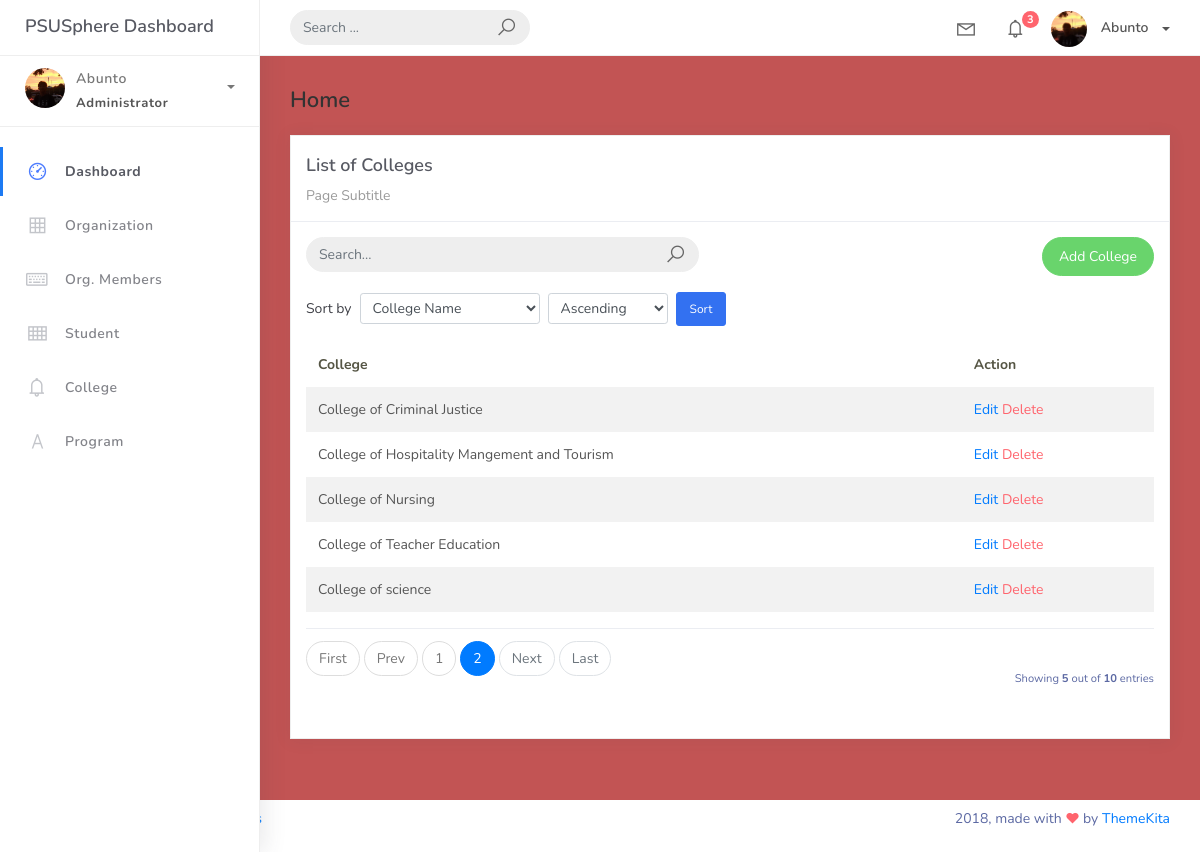
Before: /college_list?page=2 (signed in) with the older database file.
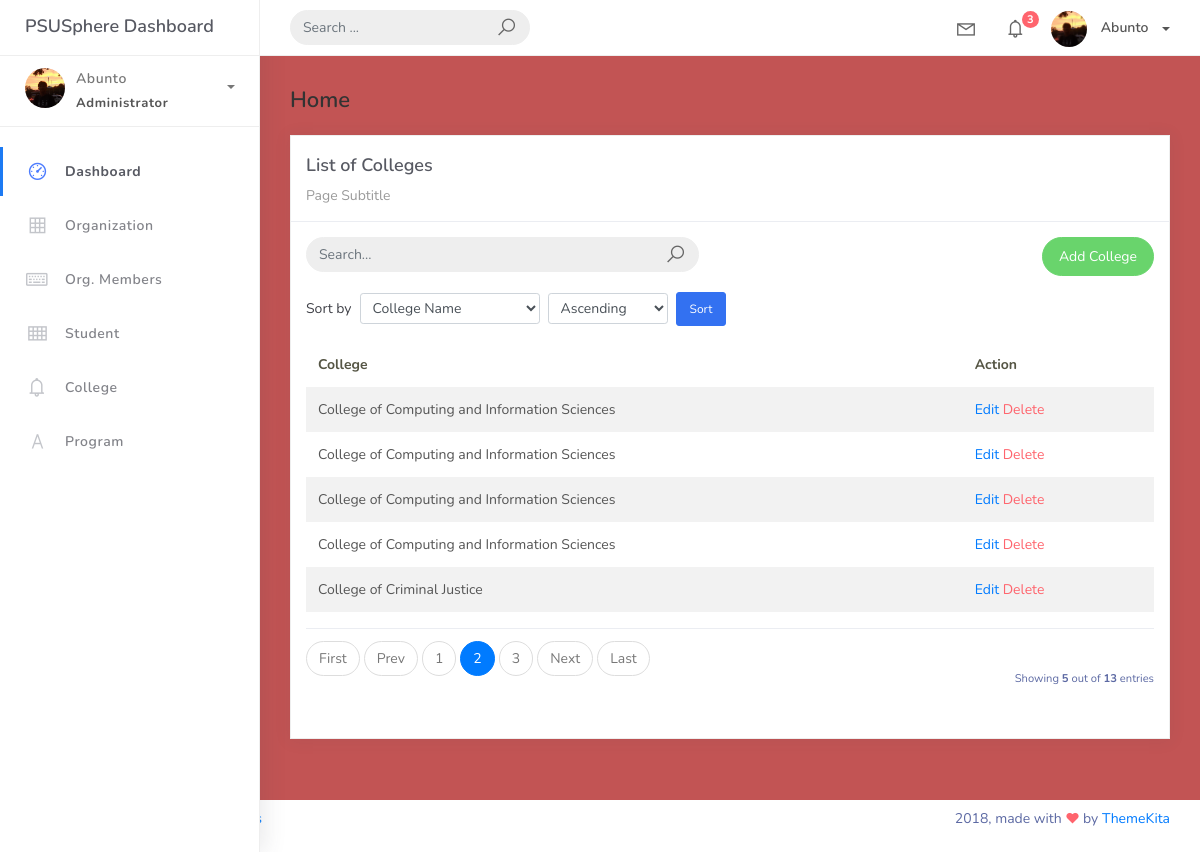
After: the same page with the newer database file.
### studentorg/models.py (models this page shows, shortened)
class BaseModel(models.Model):
    created_at = models.DateTimeField(auto_now_add=True, db_index=True)
    updated_at = models.DateTimeField(auto_now=True)
    class Meta:
       abstract = True

class College(BaseModel):
    college_name = models.CharField(max_length=150)

### studentorg/views.py (the view)
# urls.py: path('college_list', CollegeList.as_view(), name='college-list'),
class CollegeList(ListView):
    model = College
    context_object_name = 'home'
    template_name = 'college_list.html'
    paginate_by = 5
    def get_queryset(self, *args, **kwargs):
        qs = super(CollegeList, self).get_queryset(*args, **kwargs)
        if self.request.GET.get("q") is not None:
            query = self.request.GET.get("q")
            qs = qs.filter(Q(college_name__icontains=query))
        order = self.request.GET.get("order", "asc")
        prefix = "-" if order == "desc" else ""
        qs = qs.order_by(f"{prefix}college_name")
        return qs

### templates/college_list.html (shortened to what the changed rows need)
{% extends 'base.html' %}
{% load static %}
{% block content %}
<div class="content">
    <div class="container-fluid">
        <div class="row">
            <div class="col-md-12">
                <div class="card">
                    <div class="card-body">
                        <table class="table table-striped mt-3">
                            <thead>
                                <tr>
                                    <th scope="col">College</th>
                                    <th scope="col">Action</th>
                                </tr>
                            </thead>
                            <tbody>
                                {% for object in object_list %}
                                <tr>
                                    <td>{{ object.college_name }}</td>
                                    <td>
                                        <a href="college_list/{{ object.id}}">Edit</a>
                                        <a href="college_list/{{ object.id }}/delete" class="text-danger">Delete</a>
                                    </td>
                                </tr>
                                {% empty %}
                                <tr>
                                    <td colspan="4" style="text-align: center">
                                    <p class="text-sm font-weight-bold mb-0">No Records Found</p>
                                    </td>
                                </tr>
                                {% endfor %}
                            </tbody>
                        </table>
                        {% include 'includes/pagination.html' %}
                    </div>
                </div>
            </div>
        </div>
    </div>
</div>
{% endblock %}

Changed rows visible on the page:
no longer on this page (row unchanged): College: college_name "College of Hospitality Mangement and Tourism"
removed College: college_name "College of Nursing"
no longer on this page (row unchanged): College: college_name "College of Teacher Education"
no longer on this page (row unchanged): College: college_name "College of science"
added College: college_name "College of Computing and Information Sciences"
added College: college_name "College of Computing and Information Sciences"
added College: college_name "College of Computing and Information Sciences"
added College: college_name "College of Computing and Information Sciences"
Other visible differences:
{{ paginator.count }}: "10" → "13"
new list line: "3"
